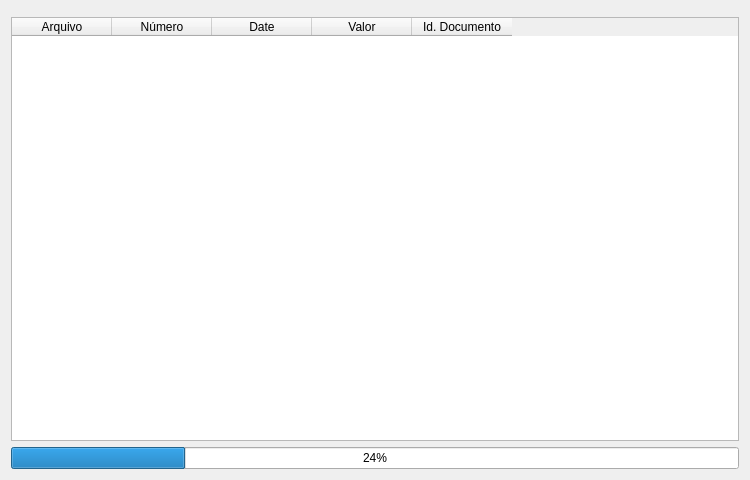
<?xml version="1.0" encoding="UTF-8"?>
<ui version="4.0">
 <class>FormImportBatch</class>
 <widget class="QWidget" name="FormImportBatch">
  <property name="windowModality">
   <enum>Qt::ApplicationModal</enum>
  </property>
  <property name="geometry">
   <rect>
    <x>0</x>
    <y>0</y>
    <width>750</width>
    <height>480</height>
   </rect>
  </property>
  <property name="sizePolicy">
   <sizepolicy hsizetype="Fixed" vsizetype="Fixed">
    <horstretch>0</horstretch>
    <verstretch>0</verstretch>
   </sizepolicy>
  </property>
  <property name="minimumSize">
   <size>
    <width>750</width>
    <height>480</height>
   </size>
  </property>
  <property name="maximumSize">
   <size>
    <width>750</width>
    <height>480</height>
   </size>
  </property>
  <property name="windowTitle">
   <string>Importação em Lote</string>
  </property>
  <property name="windowIcon">
   <iconset resource="qdocbase.qrc">
    <normaloff>:/images/png/images/docbase64x64.png</normaloff>:/images/png/images/docbase64x64.png</iconset>
  </property>
  <layout class="QGridLayout" name="gridLayout">
   <item row="0" column="0">
    <widget class="QFrame" name="frameToolBar">
     <property name="frameShape">
      <enum>QFrame::StyledPanel</enum>
     </property>
     <property name="frameShadow">
      <enum>QFrame::Raised</enum>
     </property>
    </widget>
   </item>
   <item row="1" column="0">
    <widget class="tableWidget_Sheet_P" name="tableWidget_Sheet">
     <column>
      <property name="text">
       <string>Arquivo</string>
      </property>
     </column>
     <column>
      <property name="text">
       <string>Número</string>
      </property>
     </column>
     <column>
      <property name="text">
       <string>Date</string>
      </property>
     </column>
     <column>
      <property name="text">
       <string>Valor</string>
      </property>
     </column>
     <column>
      <property name="text">
       <string>Id. Documento</string>
      </property>
     </column>
    </widget>
   </item>
   <item row="2" column="0">
    <widget class="QProgressBar" name="progressBar_ImportBatch">
     <property name="value">
      <number>24</number>
     </property>
    </widget>
   </item>
  </layout>
 </widget>
 <customwidgets>
  <customwidget>
   <class>tableWidget_Sheet_P</class>
   <extends>QTableWidget</extends>
   <header location="global">tablewidget_sheet_p.h</header>
  </customwidget>
 </customwidgets>
 <resources>
  <include location="qdocbase.qrc"/>
 </resources>
 <connections/>
</ui>
